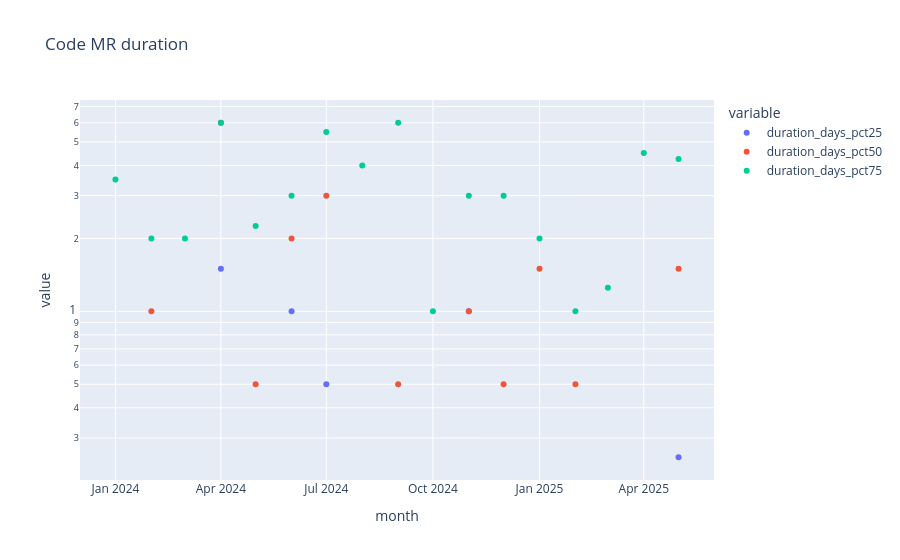

Notebook source saved alongside this figure:
### Code cell
px.scatter(user_mrs_duration(gitlab_user).toPandas(),x='month',y=['duration_days_pct25','duration_days_pct50','duration_days_pct75'], log_y=True,title='Code MR duration')

### Figure 1 — Plotly figure (JSON) as saved in the notebook; plotly's stock layout.template omitted (floating-point values rounded to 4 significant figures)
{"data": [{"hovertemplate": "variable=duration_days_pct25<br>month=%{x}<br>value=%{y}<extra></extra>", "legendgroup": "duration_days_pct25", "marker": {"color": "#636efa", "symbol": "circle"}, "mode": "markers", "name": "duration_days_pct25", "orientation": "v", "showlegend": true, "type": "scatter", "x": ["2024-10-01T00:00:00.000000000", "2025-01-01T00:00:00.000000000", "2024-11-01T00:00:00.000000000", "2024-02-01T00:00:00.000000000", "2024-08-01T00:00:00.000000000", "2024-12-01T00:00:00.000000000", "2025-04-01T00:00:00.000000000", "2025-02-01T00:00:00.000000000", "2024-04-01T00:00:00.000000000", "2024-03-01T00:00:00.000000000", "2024-07-01T00:00:00.000000000", "2024-05-01T00:00:00.000000000", "2025-03-01T00:00:00.000000000", "2024-06-01T00:00:00.000000000", "2025-05-01T00:00:00.000000000", "2024-01-01T00:00:00.000000000", "2024-09-01T00:00:00.000000000"], "xaxis": "x", "y": [0.0, 0.0, 1.0, 0.0, 0.0, 0.0, 0.0, 0.0, 1.5, 0.0, 0.5, 0.0, 0.0, 1.0, 0.25, 0.0, 0.0], "yaxis": "y"}, {"hovertemplate": "variable=duration_days_pct50<br>month=%{x}<br>value=%{y}<extra></extra>", "legendgroup": "duration_days_pct50", "marker": {"color": "#EF553B", "symbol": "circle"}, "mode": "markers", "name": "duration_days_pct50", "orientation": "v", "showlegend": true, "type": "scatter", "x": ["2024-10-01T00:00:00.000000000", "2025-01-01T00:00:00.000000000", "2024-11-01T00:00:00.000000000", "2024-02-01T00:00:00.000000000", "2024-08-01T00:00:00.000000000", "2024-12-01T00:00:00.000000000", "2025-04-01T00:00:00.000000000", "2025-02-01T00:00:00.000000000", "2024-04-01T00:00:00.000000000", "2024-03-01T00:00:00.000000000", "2024-07-01T00:00:00.000000000", "2024-05-01T00:00:00.000000000", "2025-03-01T00:00:00.000000000", "2024-06-01T00:00:00.000000000", "2025-05-01T00:00:00.000000000", "2024-01-01T00:00:00.000000000", "2024-09-01T00:00:00.000000000"], "xaxis": "x", "y": [0.0, 1.5, 1.0, 1.0, 0.0, 0.5, 0.0, 0.5, 6.0, 0.0, 3.0, 0.5, 0.0, 2.0, 1.5, 0.0, 0.5], "yaxis": "y"}, {"hovertemplate": "variable=duration_days_pct75<br>month=%{x}<br>value=%{y}<extra></extra>", "legendgroup": "duration_days_pct75", "marker": {"color": "#00cc96", "symbol": "circle"}, "mode": "markers", "name": "duration_days_pct75", "orientation": "v", "showlegend": true, "type": "scatter", "x": ["2024-10-01T00:00:00.000000000", "2025-01-01T00:00:00.000000000", "2024-11-01T00:00:00.000000000", "2024-02-01T00:00:00.000000000", "2024-08-01T00:00:00.000000000", "2024-12-01T00:00:00.000000000", "2025-04-01T00:00:00.000000000", "2025-02-01T00:00:00.000000000", "2024-04-01T00:00:00.000000000", "2024-03-01T00:00:00.000000000", "2024-07-01T00:00:00.000000000", "2024-05-01T00:00:00.000000000", "2025-03-01T00:00:00.000000000", "2024-06-01T00:00:00.000000000", "2025-05-01T00:00:00.000000000", "2024-01-01T00:00:00.000000000", "2024-09-01T00:00:00.000000000"], "xaxis": "x", "y": [1.0, 2.0, 3.0, 2.0, 4.0, 3.0, 4.5, 1.0, 6.0, 2.0, 5.5, 2.25, 1.25, 3.0, 4.25, 3.5, 6.0], "yaxis": "y"}], "layout": {"legend": {"title": {"text": "variable"}, "tracegroupgap": 0}, "title": {"text": "Code MR duration"}, "xaxis": {"anchor": "y", "domain": [0, 1], "title": {"text": "month"}}, "yaxis": {"anchor": "x", "domain": [0, 1], "title": {"text": "value"}, "type": "log"}}}
